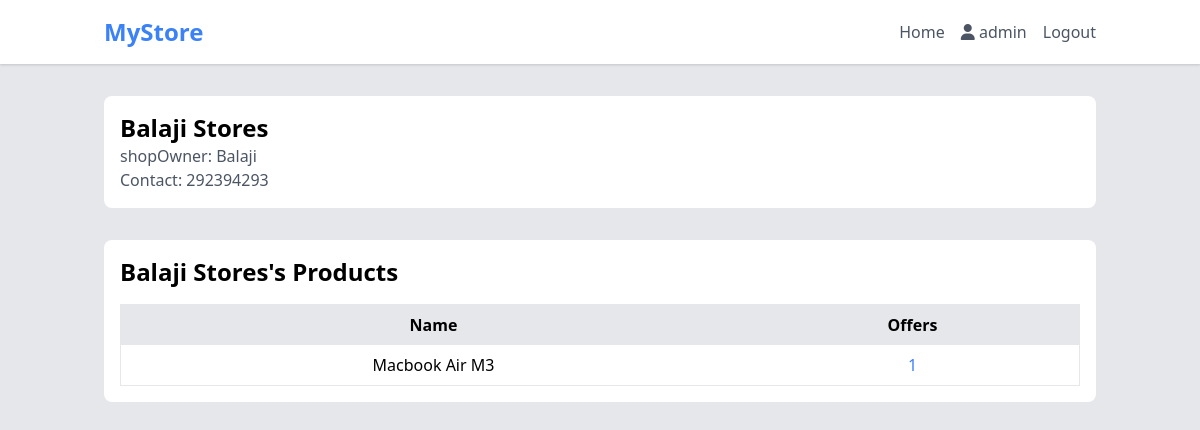
The app's page /shop/13 (signed in), older data.
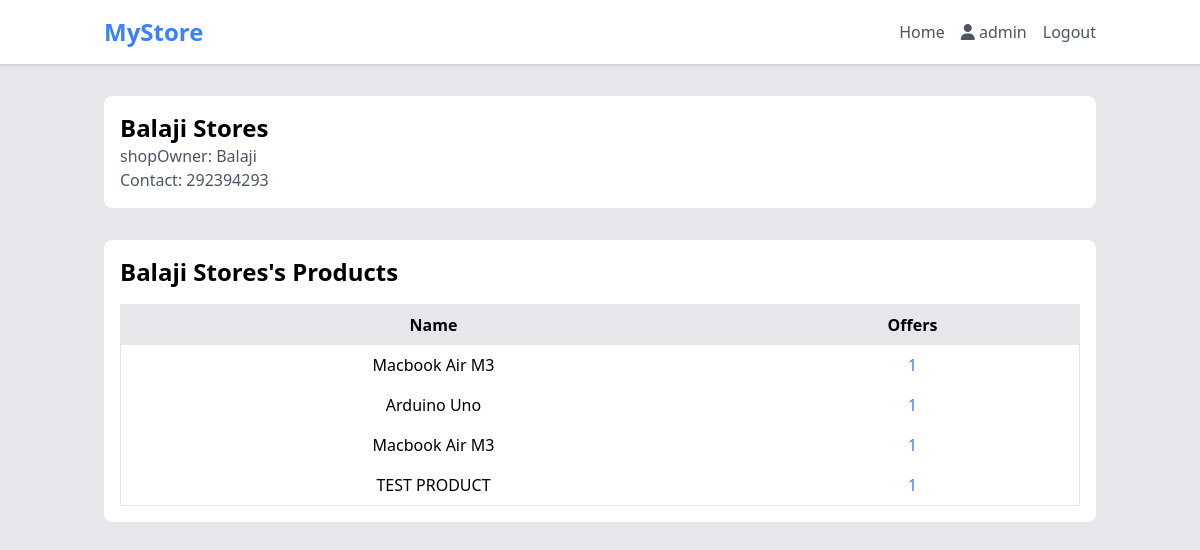
The same page, newer data.
### geoapp/models.py (models this page shows, shortened)
class Product(models.Model):
    productOwner = models.ForeignKey(Shop,on_delete = models.CASCADE)
    productName = models.CharField(max_length = 50)
    productPrice = models.FloatField()
    productCategory = models.CharField(max_length = 20,default="Electronics",choices = (
        ("Electronics","Electronics"),
        ("Fashion","Fashion"),
        ("Drinks","Drinks"),
        ("Furniture","Furniture")
    ))
    productImage = models.ImageField(upload_to='productImages/',default='productImages/product_placeholder.png',null=True)

### geoapp/views.py (the view)
# urls.py: path('shop/<str:pk>',views.shopDetail,name='shopDetail'),
def shopDetail(request,pk):
    if request.user.is_superuser:
        shop = Shop.objects.get(pk = pk)
        products = Product.objects.filter(productOwner = shop)
        return render(request,'shopDetails.html',{"shop":shop,'products':products})
    else:
        return redirect('/')

### geoapp/templates/shopDetails.html
{%extends 'base.html'%}
{%block content%}
<div class="container mx-auto px-4 py-8">
    <div class="bg-white rounded-lg p-4 md:flex">
        <div class="md:w-2/3 mt-4 md:mt-0">
            <h2 class="text-2xl font-semibold">{{shop.shopName}}</h2>
            {%if shop.shopOwner%}
            <p class="text-gray-600">shopOwner: {{shop.shopOwner}}</p>
            {%endif%}
            <p class="text-gray-600"> Contact: {{ shop.shopContact }}</p>
        </div>
    </div>
    <div class="bg-white rounded-lg p-4 mt-8">
        <h2 class="text-2xl font-semibold mb-4">{{shop.shopName}}'s Products</h2>
        {% if products %}
        <table class="w-full border">
            <thead>
                <tr>
                    <th class="py-2 px-4 bg-gray-200">Name</th>
                    <th class="py-2 px-4 bg-gray-200">Offers</th>
                </tr>
            </thead>
            <tbody>
                {% for product in products %}
                <tr>
                    <td class="py-2 px-4 whitespace-normal text-center">{{product.productName}}</td>
                    <td class="py-2 px-4 whitespace-normal text-center"><a href="{%url 'ProductOffer' product.pk%}" class="text-blue-500 hover:text-blue-300">{{product.offer_set.all.count}}</a></td>
                </tr>
                {% endfor %}
            </tbody>
        </table>
        {% else %}
        <h2 class="text-2xl font-semibold mb-4 text-center text-red-500">No Product Available</h2>
        {% endif %}
    </div>
</div>
{%endblock content%}

Row changes from the older to the newer data that the page shows:
now on this page (row edited): Product: productName "Arduino Uno", offer_set.all.count "1"
now on this page (row edited): Product: productName "Macbook Air M3", offer_set.all.count "1"
added Product: productName "TEST PRODUCT", offer_set.all.count "1"
